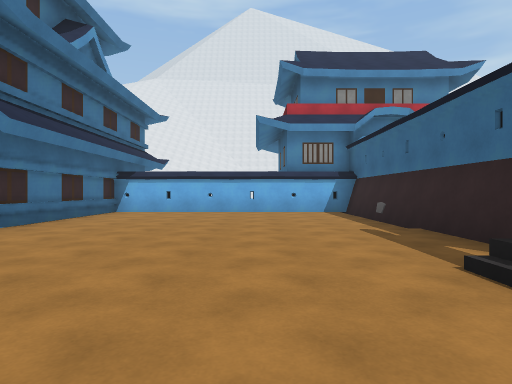
[1] (above)

24 first-person views from a walk through a Unity game level. The camera is 1.2 m above the floor, looks level and sees 75° across. The floor is counted in squares, 2 m on a side. Each view is taken from the middle of a square. On the plan, view 1 faces up. The plan holds only what a view shows up to about 10 squares ahead; the rest is blank. The place goes on beyond the plan. Surface patterns are stand-ins for the level's own textures.

[2]
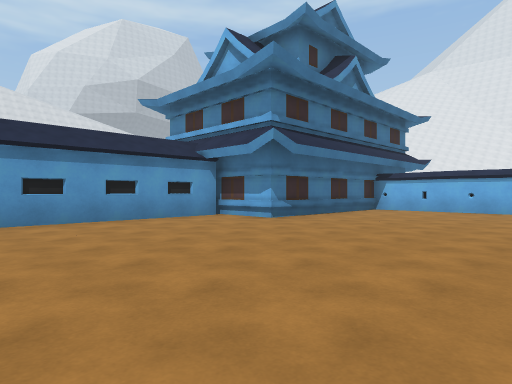

[3]
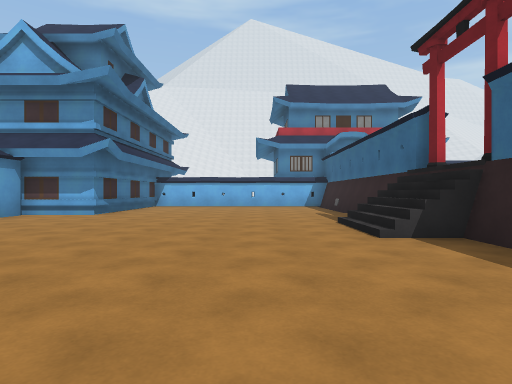

[4]
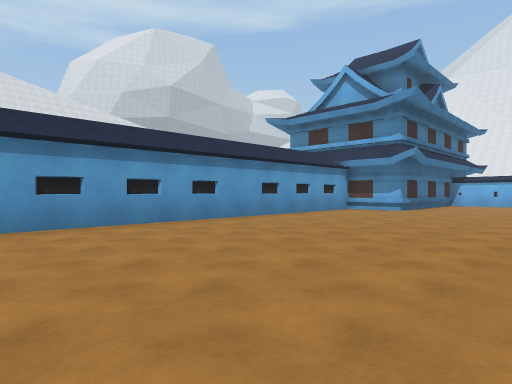

[5]
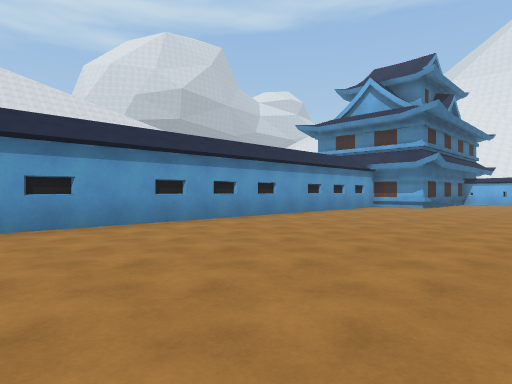

[6]
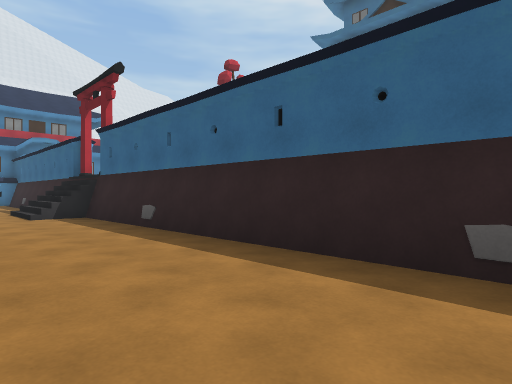

[7]
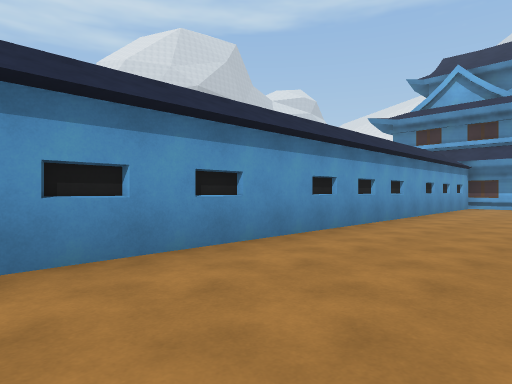

[8]
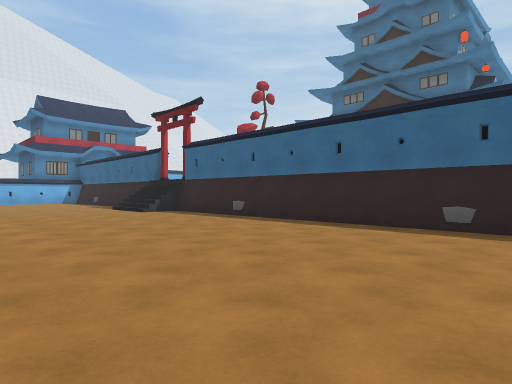

[9]
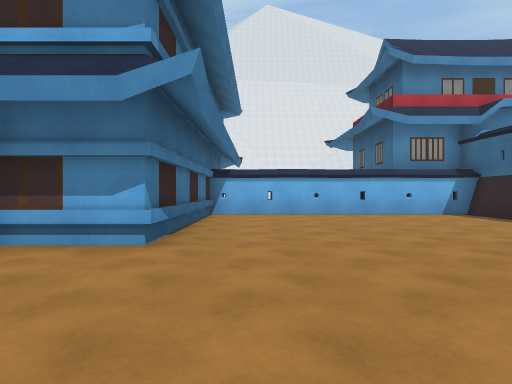

[10]
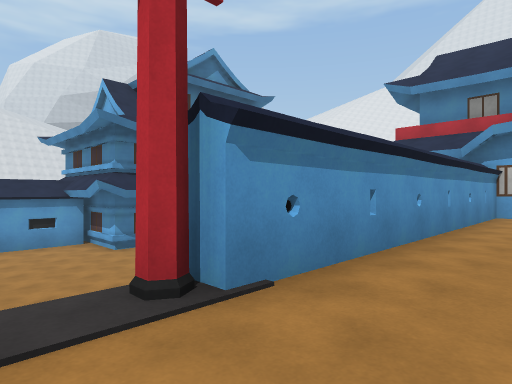

[11]
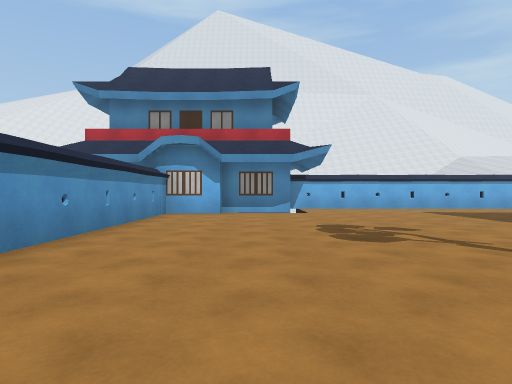

[12]
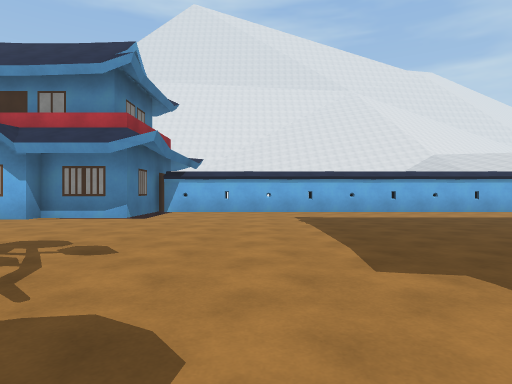

[13]
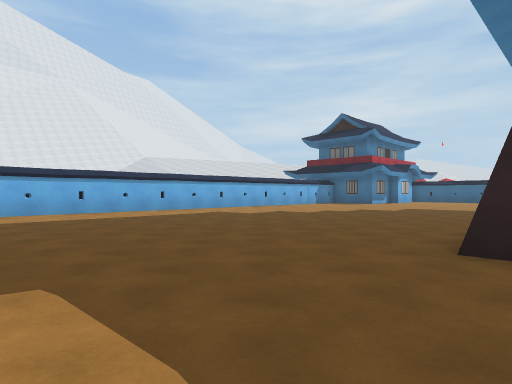

[14]
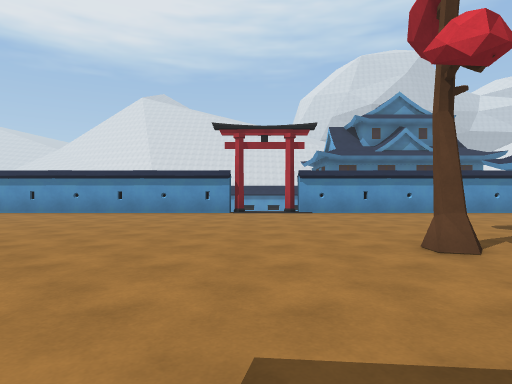

[15]
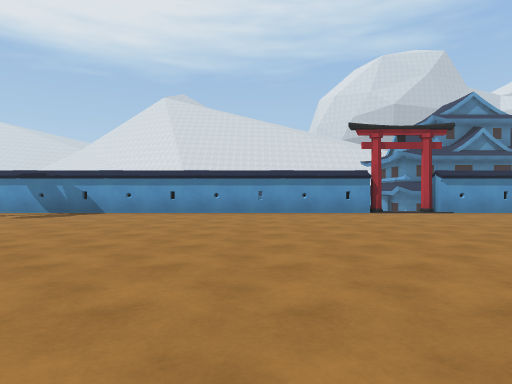

[16]
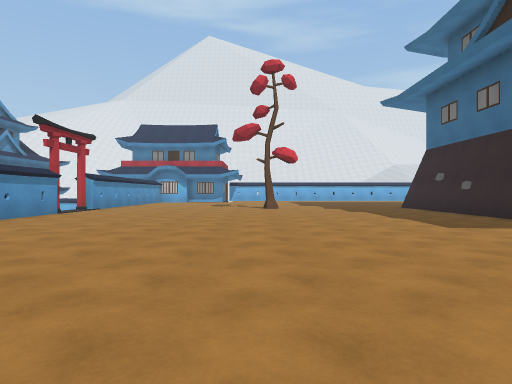

[17]
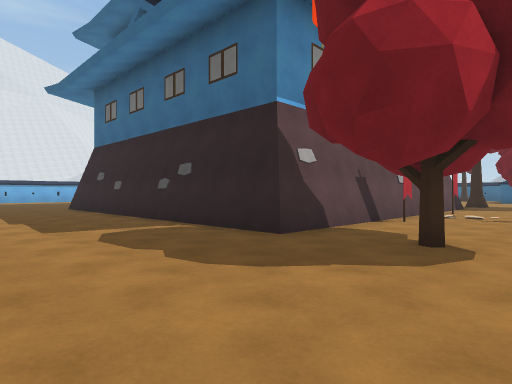

[18]
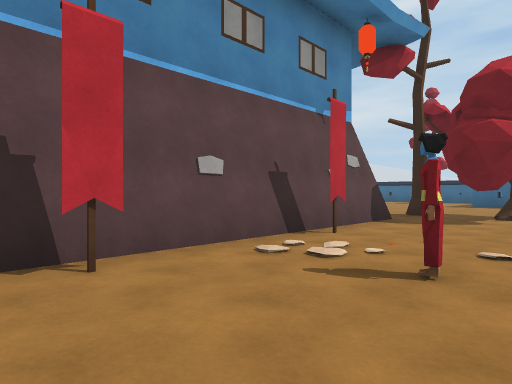

[19]
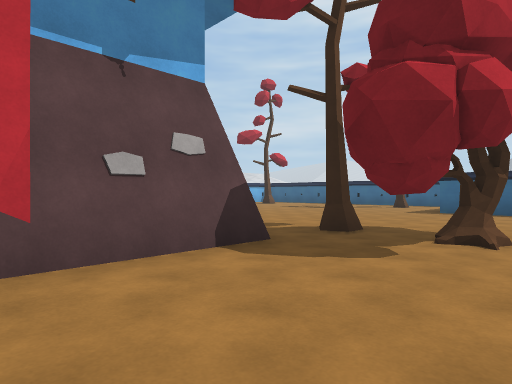

[20]
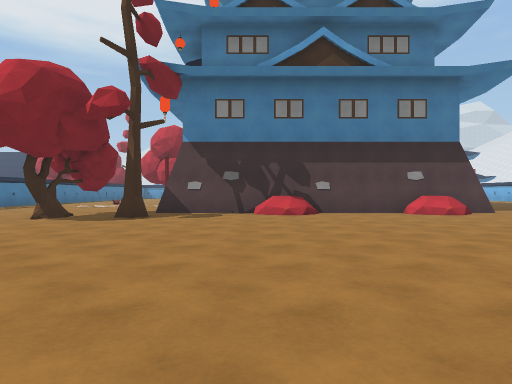

[21]
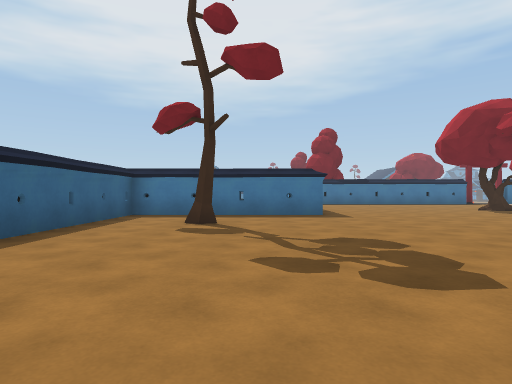

[22]
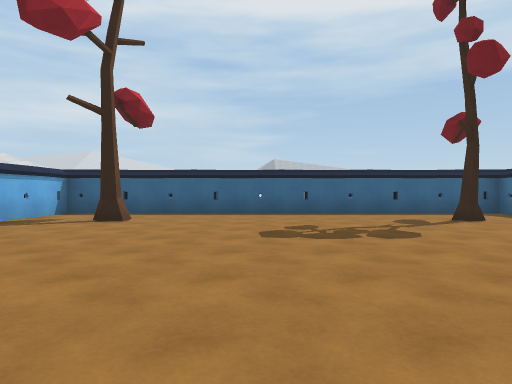

[23]
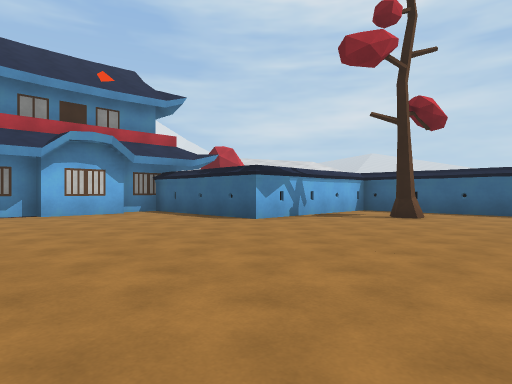

[24]
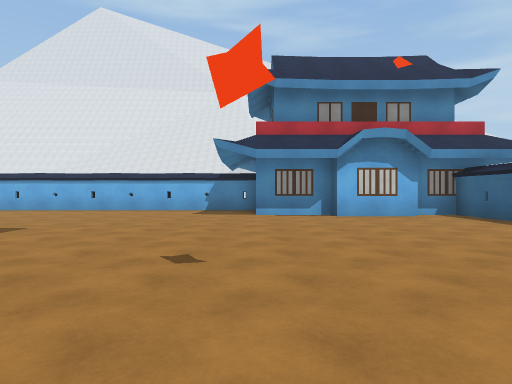

### Floor plan
Key: @ floor where view 1 was taken; # wall or solid block; . main floor; - floor 2 m lower than the main floor; / step, stairs or slope; T tree; F flag; O other object.
Columns run from 6 left of view 1 to 38 right of it. Each row starts with its distance up from view 1.
 13              ############
 12              #..........  .......
 11          #####..........  .......######
 10  #########...............  ...........##
  9  #-------#................  ...........#
  8  #-------#................. ...........#
  7  #-------#.............................######
  6  #-------#................... ..............#
  5 ##-------#................... ..............#
  4 #--------#..............      ...........T..#
  3 #--------#.....T.....#        #/............#
  2 #-------/O...........#        #/............#
  1 #-------//...........#        #/............#
  0 #-----@--#...........#        #.............#
 -1 #--------#...........#        #.............#
 -2 #--------#...........#        #O............#
 -3 #--------#...........#        #..........T..#
 -4 #--------#...........#        #.............#
 -5 #--------#...........##########.............#
 -6 #--------#..............F..F....T......######
 -7 #--------#.....................T.......#
 -8 #--------#...........T....#....TT.....
 -9 #------- #..   . ..... ..........

Positions as (right, up) in squares from view 1, and headings:
1: (0, 0), facing up
2: (1, -1), facing up-left
3: (0, -4), facing up
4: (0, -6), facing up-left
5: (0, -8), facing up-left
6: (0, -8), facing up-right
7: (-3, -9), facing up-left
8: (-3, -9), facing up-right
9: (-3, 1), facing up
10: (5, 1), facing up-left
11: (6, 1), facing up
12: (10, 3), facing up
13: (11, 3), facing up-right
14: (13, 1), facing left
15: (13, -3), facing left
16: (9, -9), facing up
17: (11, -9), facing up-right
18: (17, -9), facing up-right
19: (21, -9), facing up-right
20: (34, -3), facing left
21: (34, 3), facing down
22: (28, 1), facing right
23: (27, 1), facing up-right
24: (27, 2), facing up
